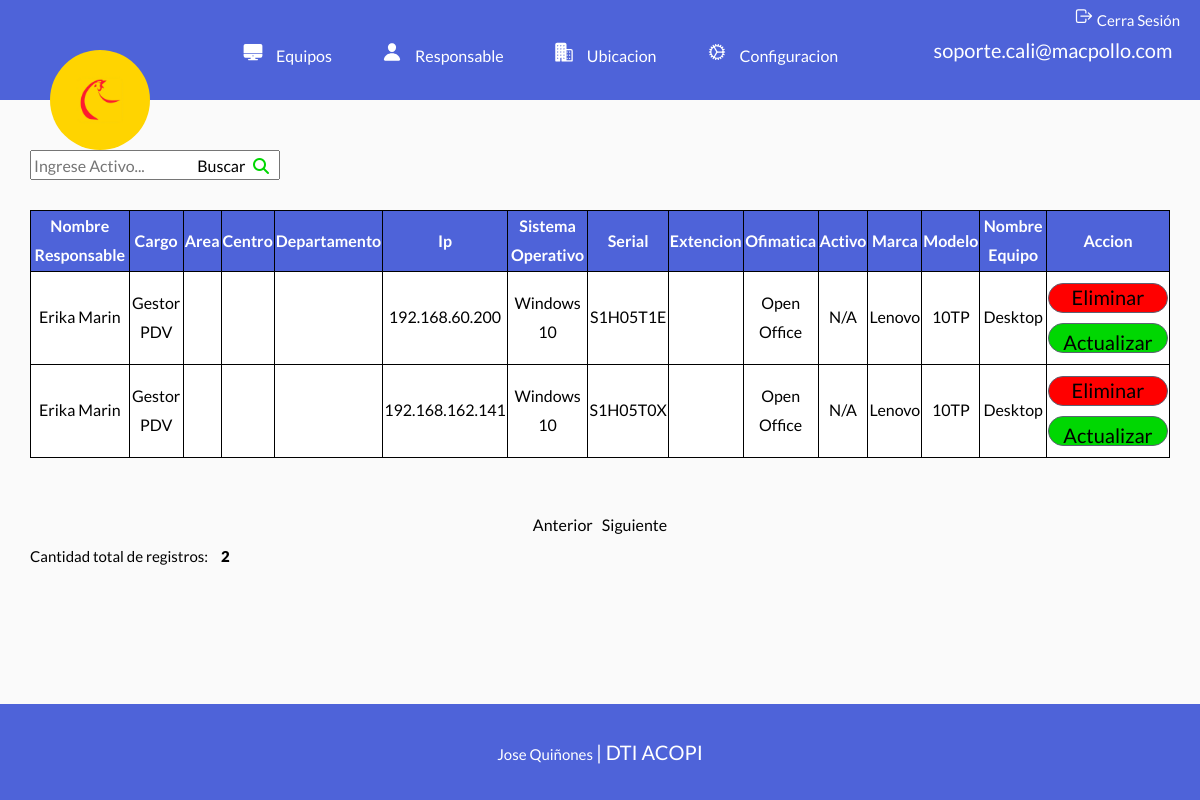
Page /responsable.php (signed in) on the committed database.
### tables this page shows
CREATE TABLE `responsables` (
  `id` int(11) NOT NULL AUTO_INCREMENT,
  `nombre` varchar(45) DEFAULT NULL,
  `apellido` varchar(45) DEFAULT NULL,
  `cargo` varchar(45) DEFAULT NULL,
  `ubicacionResponsables_id` int(11) NOT NULL,
  PRIMARY KEY (`id`),
  KEY `fk_responsables_ubicacion_idx` (`ubicacionResponsables_id`),
  CONSTRAINT `fk_responsables_ubicacion` FOREIGN KEY (`ubicacionResponsables_id`) REFERENCES `ubicacion` (`id`) ON DELETE CASCADE ON UPDATE CASCADE
);

CREATE TABLE `equipos` (
  `id` int(11) NOT NULL AUTO_INCREMENT,
  `tipo` varchar(20) DEFAULT NULL,
  `imagen` varchar(60) DEFAULT NULL,
  `ip` varchar(15) DEFAULT NULL,
  `sistemaOperativo` varchar(15) DEFAULT NULL,
  `serial` varchar(30) DEFAULT NULL,
  `ofimatica` varchar(15) DEFAULT NULL,
  `activo` varchar(8) DEFAULT NULL,
  `marca` varchar(20) DEFAULT NULL,
  `modelo` varchar(15) DEFAULT NULL,
  `nombreEquipo` varchar(15) DEFAULT NULL,
  `idEquipos` int(11) DEFAULT NULL,
  PRIMARY KEY (`id`),
  KEY `fk_equipos_ubicacion1_idx` (`idEquipos`),
  CONSTRAINT `fk_equipos_ubicacion1` FOREIGN KEY (`idEquipos`) REFERENCES `ubicacion` (`id`) ON DELETE NO ACTION ON UPDATE NO ACTION
);

### includes/funciones.php (called while the page is built, shortened)
<?php
    function incluirTemplate(string $nombre, bool $inicio = false){
    include TEMPLATES_URL . "/${nombre}.php";
    }

### responsable.php (the view, shortened to what this page needs)
<?php
    require 'includes/funciones.php';
    $db = connectDB();
    $buscar = true;
    $tamañoPaginas = 10;
    if (isset($_GET['pagina'])) {
        if ($_GET['pagina'] === 1) {
            header('Location: index.php');
        }else {
            $pagina = $_GET['pagina'];
        }
    }else {
        $pagina = 1;
    }
    $empezarDesde = ($pagina -1) * $tamañoPaginas;
    $query = "SELECT r.id, r.nombre, r.apellido, r.cargo, u.area, u.centro, u.departamento, e.ip, e.sistemaOperativo, e.serial, u.extencion, e.ofimatica, e.activo, e.marca, e.modelo, e.nombreEquipo
    FROM responsables AS r
    LEFT JOIN ubicacion AS u
        ON r.ubicacionResponsables_id = u.id
    LEFT JOIN equipos AS e
        ON r.ubicacionResponsables_id = e.idEquipos";
    $resultado = mysqli_query($db, $query);
    $numeroFilas = $resultado->num_rows;
    $anterior = $pagina - 1;
    $siguiente = $pagina + 1;
    $queryLimit = "SELECT r.id, r.nombre, r.apellido, r.cargo, u.area, u.centro, u.departamento, e.ip, e.sistemaOperativo, e.serial, u.extencion, e.ofimatica, e.activo, e.marca, e.modelo, e.nombreEquipo
    FROM responsables AS r
    LEFT JOIN ubicacion AS u
        ON r.ubicacionResponsables_id = u.id
    LEFT JOIN equipos AS e
        ON r.ubicacionResponsables_id = e.idEquipos
    LIMIT $empezarDesde, $tamañoPaginas ";
    $resultado = mysqli_query($db, $queryLimit);
    incluirTemplate('header');
?>
    <main class="contenedor">
        <div class="buscador">
           <form method="POST">
                <input type="text" name="buscar" placeholder="Ingrese Activo..." autocomplete="off" >
                <i class="fa-solid fa-magnifying-glass"></i>
                <input class="buscar" type="submit" value="Buscar">
           </form>
        </div>
        <?php if ($buscar) { ?>
        <table class="tabla tabla__color">
            <thead>
                <tr>
                    <th>Nombre Responsable</th>
                    <th>Cargo</th>
                    <th>Area</th>
                    <th>Centro</th>
                    <th>Departamento</th>
                    <th>Ip</th>
                    <th>Sistema Operativo</th>
                    <th>Serial</th>
                    <th>Extencion</th>
                    <th>Ofimatica</th>
                    <th>Activo</th>
                    <th>Marca</th>
                    <th>Modelo</th>
                    <th>Nombre Equipo</th>
                    <th>Accion</th>
                </tr>
            </thead>
            <tbody>
            <?php while($row = mysqli_fetch_assoc($resultado)): ?>
               <tr>
                    <td><?php echo $row['nombre'] . " " . $row['apellido']; ?></td>
                    <td><?php echo $row['cargo']; ?></td>
                    <td><?php echo $row['area']; ?></td>
                    <td><?php echo $row['centro']; ?></td>
                    <td><?php echo $row['departamento']; ?></td>
                    <td><?php echo $row['ip']; ?></td>
                    <td><?php echo $row['sistemaOperativo']; ?></td>
                    <td><?php echo $row['serial']; ?></td>
                    <td><?php echo $row['extencion']; ?></td>
                    <td><?php echo $row['ofimatica']; ?></td>
                    <td><?php echo $row['activo']; ?></td>
                    <td><?php echo $row['marca']; ?></td>
                    <td><?php echo $row['modelo']; ?></td>
                    <td><?php echo $row['nombreEquipo']; ?></td>
                    <td class="accion">
                        <form method="POST">
                            <input type="submit" class="boton boton-eliminar" value="Eliminar">
                        </form>
                        <a class="boton boton-actualizar" href="actualizarResponsable.php?id=<?php echo $row['id']; ?>" >Actualizar</a>
                    </td>
               </tr>
               <?php endwhile; ?>
            </tbody>
        </table>
        <?php }?>
        <table class="paginador">
            <tbody>
                <tr>
                    <td>
                        <span class="anterior"> <?php echo "<a href=' ?pagina=" . $anterior . "'>Anterior</a>" ?> </span>
                    </td>
                    <td>
                        <span class="siguiente"><?php echo "<a href=' ?pagina=" . $siguiente . "'>Siguiente</a>" ?></span>
                    </td>
                </tr>
            </tbody>
        </table>
        <div class="datos__registros">
            <p>Cantidad total de registros: <span> <?php echo $numeroFilas; ?> </span></p>
        </div>
    </main>
<?php
    require 'includes/templates/footer.php';
?>

### includes/templates/header.php (shortened to what this page needs)
<!DOCTYPE html>
<html lang="es">
<head>
    <link rel="stylesheet" href="/build/css/app.css">
</head>
<body>
    <header class="header">
        <nav class="navegacion" >
            <ul class="menu">
                <li class="lista">
                    <a class="activa">
                        <span class="icono"><ion-icon name="desktop"></ion-icon></span>
                        <span class="titulo">Equipos</span>
                    </a>
                </li>
                <li class="lista desplegable ">
                    <a class="activa">
                        <span class="icono"><ion-icon name="person"></ion-icon></span>
                        <span class="titulo">Responsable</span>
                    </a>
                </li>
                <li class="lista desplegable ">
                    <a class="activa">
                        <span class="icono"><ion-icon name="business"></ion-icon></span>
                        <span class="titulo">Ubicacion</span>
                    </a>
                </li>
                <li class="lista">
                    <a class="activa ">
                        <span class="icono"><ion-icon name="cog-outline"></ion-icon></span>
                        <span class="titulo">Configuracion</span>
                    </a>
                </li>
            </ul>
        </nav>
        <div class="logo">
            <a href="index.php">
                <picture>
                    <source srcset="build/img/logo.webp" type="image/webp">
                    <img loadin="lazy" src="build/img/logo.png" alt="Logo Macpollo">
                </picture>
            </a>
        </div>
        <div class="header__info">
            <div class="info-sesion">
                <p><span><?php echo $_SESSION['usuario']; ?></span></p>
            </div>
            <div class="cerrar-sesion">
                <a href="cerrar-sesion.php">
                    <span class="icono"><ion-icon name="log-out-outline"></ion-icon></span>
                    <span class="titulo">Cerra Sesión</span>
                </a>
            </div>
        </div>
    </header>

### includes/templates/footer.php (shortened to what this page needs)
    <footer class="footer">
            <p class="parrafo-footer"><span>Jose Quiñones </span>| DTI ACOPI </p>
    </footer>
</body>
</html>

### build/css/app.css (style rules this page uses)
html { line-height:1.15;-webkit-text-size-adjust:100% }
body { margin:0 }
main { display:block }
a { background-color:transparent }
img { border-style:none }
button,input,optgroup,select,textarea { font-family:inherit;font-size:100%;line-height:1.15;margin:0 }
button,input { overflow:visible }
[type=button],[type=reset],[type=submit],button { -webkit-appearance:button }
html { box-sizing:border-box;font-size:62.5% }
*,:after,:before { box-sizing:inherit }
body { font-family:Lato,sans-serif;font-size:1.6rem;line-height:1.8;background-color:#fafafa }
p { color:#000;font-size:2rem;margin:0 }
.contenedor { width:95%;max-width:120rem;margin:0 auto 15rem;position:relative }
img,picture { width:100%;display:block }
.tabla__color { background-color:#fff }
.header { display:grid;grid-template-columns:3;grid-template-rows:0;background-color:#4e63d9;padding:5rem 0;height:5rem }
.header .logo { grid-column:1/2;width:10rem;height:10rem;margin-left:5rem }
.header .logo a picture img { border-radius:50rem }
.header .navegacion { grid-column:2/3;margin:-4rem auto 0 }
.header .navegacion ul { position:relative;width:auto;display:flex;padding:0 }
.header .navegacion ul li { list-style:none;display:block;margin-right:3rem }
.header .navegacion ul li a { color:#fff;text-decoration:none;display:block;align-items:center;padding:1rem;border-radius:.5rem;width:100%;cursor:pointer }
.header .navegacion ul li a .icono { margin-right:1rem;font-size:2rem }
.header .header__info { position:relative;grid-column:3/4;display:flex;align-content:center;justify-content:center }
.header .header__info .info-sesion p { margin-top:-1rem;color:#fff;font-weight:400 }
.header .header__info .cerrar-sesion { margin-top:-4rem;position:absolute;right:2rem;top:-1rem;margin-bottom:1rem }
.header .header__info .cerrar-sesion a { color:#fff;font-family:Lato,sans-serif;text-decoration:none;font-size:1.5rem;margin-left:5rem }
.header .header__info .cerrar-sesion .icono { font-size:2rem }
.header .header__info p { margin-top:1rem;color:#fff;font-family:Lato,sans-serif;font-weight:900;text-decoration:none;font-size:2rem;line-height:1 }
.footer { position:fixed;bottom:0;background-color:#4e63d9;padding:3rem 0;width:100% }
.footer p { font-weight:400;color:#fff;text-align:center;text-transform:none }
.footer p span { color:#fff;font-size:1.5rem }
.buscador { transform:translateY(5rem) }
.buscador input[type=text] { height:3rem;width:25rem }
.buscador i { position:relative;right:3rem;width:2rem;height:2rem }
.buscador .buscar { transform:translateX(-11.5rem);background-color:transparent;border:none;padding-right:3rem }
.buscar:hover,i { color:#00d702;cursor:pointer }
.tabla { width:100%;border:1px solid #000;margin:8rem 0 0;border-collapse:collapse;min-height:calc(100% - 4rem) }
.tabla thead { background-color:#4e63d9 }
.tabla thead th { color:#fff }
.tabla tbody,.tabla td,.tabla th,.tabla thead { text-align:center;border:1px solid #000 }
.tabla .boton { display:block;margin-top:1rem;margin-bottom:1rem;width:12rem;height:5rem;color:#000;font-weight:500;font-family:Lato,sans-serif;font-size:2rem;border-radius:2rem;text-decoration:none;text-align:center;border:1px solid #5c6273;height:3rem }
.tabla .boton-eliminar { background-color:red }
.tabla .boton-actualizar { background-color:#00d702 }
.datos__registros p { color:#000 }
.paginador { margin:5rem auto 0 }
.paginador .anterior { margin-right:.5rem }
.paginador .anterior a,.paginador .pagina a { text-decoration:none;color:#000 }
.paginador .siguiente a { text-decoration:none;color:#000 }
.datos__registros span { font-weight:900;margin-left:1rem }
.datos__registros p { font-size:1.5rem;font-weight:400 }
.accion { margin:0 auto }
.accion form input,a { margin:auto }

### rows in the picture
responsables: nombre "Erika", apellido "Marin", cargo "Gestor PDV", equipos.ip "192.168.60.200", equipos.sistemaOperativo "Windows 10", equipos.serial "S1H05T1E", equipos.ofimatica "Open Office", equipos.activo "N/A", equipos.marca "Lenovo", equipos.modelo "10TP", equipos.nombreEquipo "Desktop"
responsables: nombre "Erika", apellido "Marin", cargo "Gestor PDV", equipos.ip "192.168.162.141", equipos.sistemaOperativo "Windows 10", equipos.serial "S1H05T0X", equipos.ofimatica "Open Office", equipos.activo "N/A", equipos.marca "Lenovo", equipos.modelo "10TP", equipos.nombreEquipo "Desktop"

### other values in the picture
$_SESSION['usuario'] "soporte.cali@macpollo.com"
$numeroFilas "2"
